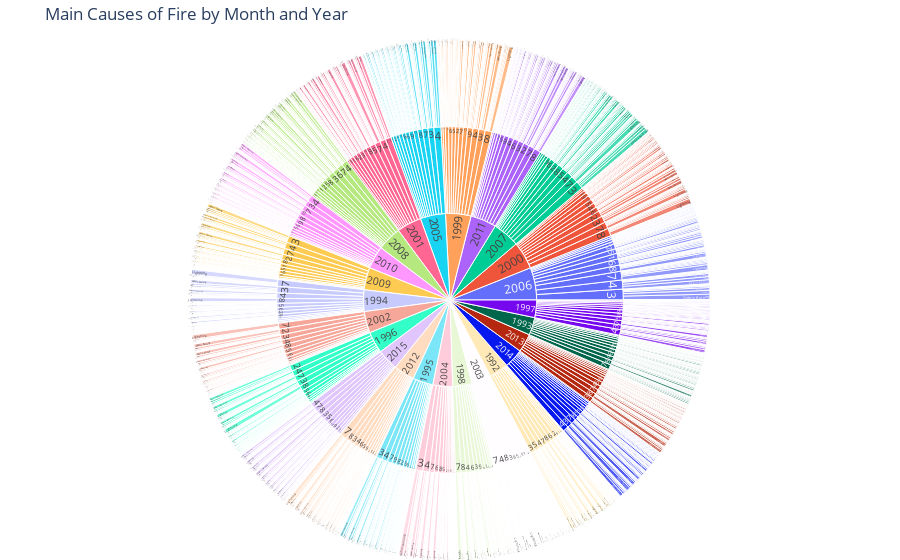

The cell this chart's notebook holds for it:
### Markdown cell above
Next, we observe which activities are the most likely causes of wildfires across the country depending on the time of year. According to the visualization above, arson, debris burning, and other mixed causes are commonplace throughout the year, while other common reasons tend to spike in specific seasons. For example, lightning strikes and equipment use are common causes during the summertime, when summer storms bring seasonal spikes in thundering clouds, and when people are more likely to get outside and run types of equipment that have the ability to catch ablaze.
An interesting observation lies in the missing and undefined category, which is most likely to be recorded in the first half of the year.

### Code cell
fig = px.sunburst(df_geo, path=['FIRE_YEAR', 'MONTH', 'STAT_CAUSE_DESCR'], title='Main Causes of Fire by Month and Year')
fig.update_layout(margin=dict(l=0, r=0, b=0, t=40)) 
fig.show()

### Figure 1 — Plotly figure (JSON) as saved in the notebook; plotly's stock layout.template omitted (floating-point values rounded to 4 significant figures; data arrays with more than 128 entries replaced by an {"elided": "..."} marker saying what was removed)
{"data": [{"branchvalues": "total", "domain": {"x": [0, 1], "y": [0, 1]}, "hovertemplate": "labels=%{label}<br>count=%{value}<br>parent=%{parent}<br>id=%{id}<extra></extra>", "ids": {"elided": "4037 str values"}, "labels": {"elided": "4037 str values"}, "name": "", "parents": {"elided": "4037 str values"}, "type": "sunburst", "values": {"elided": "4037 int values"}}], "layout": {"autosize": true, "legend": {"tracegroupgap": 0}, "margin": {"b": 0, "l": 0, "r": 0, "t": 40}, "title": {"text": "Main Causes of Fire by Month and Year"}}}
